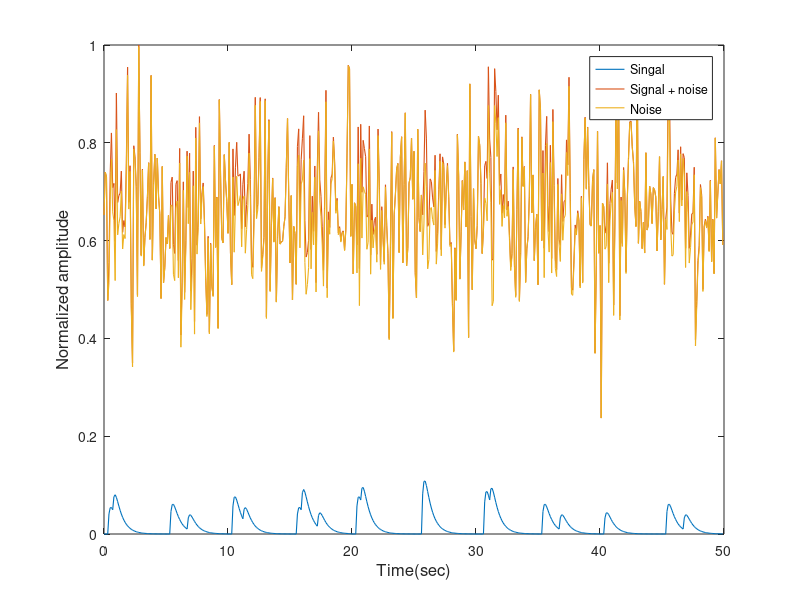

MATLAB code to generate this figure: (Note: this script raises an error after producing the figure.)

%% Simulated neuron in calcium imaging

clear all;
close all
clc

SNR_in = -30; % Desired Signal-to-noise power ratio (dB) of simulated neuron 
Fs=10; % Sampling rate

trial = 10;
g_sigma = 10;
T=50*trial; %50 seconds
siz = [150, 150, T]; 
sigma_seed = 1;
num_neuron = 1;

tau_dd = 0.550; % tau d of GCaMP6 
tau_rr = 0.179; % tau r of GCaMP6 
zero_array = zeros(1,50);

K = siz(1)*siz(2);
numFrames = 50;
numPlanes = T;
stimFrame = 5;
condition = 1;
dt = 1/Fs;
TT=50;

DotS = '.';
colors=[1 1 1;1 0 0;0.5 0.2 0.3;0 0 0;0.1 1 0.1];
temporal_model = zeros(130,50);

range = 1;  

for i = 1 : range

tau_d = 0.550;
tau_r = 0.179;
%% tau
A = [-(2/tau_d+1/tau_r), - (tau_r+tau_d)/(tau_r*tau_d^2); 1 0];
lc = eig(A*dt);
ld = exp(lc);
g2 = [sum(ld),-prod(ld)];
h2 = (1-exp(-dt/tau_r))*exp(-dt/tau_d);

%% 
if stimFrame == 0
    msig = filter(h2,[1,-g2],[zeros(1, stimFrame-1) 1 zeros(1, numFrames-stimFrame-1)]);
else
    msig = filter(h2,[1,-g2],[zeros(1, stimFrame-1) 1 zeros(1, numFrames-stimFrame)]);
end
temp_msig = filter(h2,[1,-g2],[ 1 zeros(1, TT-1)]);
Nmsig = msig/(rms(msig)*numFrames);
temp_Nmsig = temp_msig/(rms(temp_msig)*TT);
sGLM = transpose([ones(1,numFrames)/numFrames; Nmsig]);

temporal_model(i,:) = Nmsig;
end

%% Calcium decaying model
AA = [-(2/tau_dd+1/tau_rr), - (tau_rr+tau_dd)/(tau_rr*tau_dd^2); 1 0];
lcc = eig(AA*dt);
ldd = exp(lcc);
g22 = [sum(ldd),-prod(ldd)];
h22 = (1-exp(-dt/tau_rr))*exp(-dt/tau_dd);

%% 
if stimFrame == 0
    msigg = filter(h22,[1,-g22],[zeros(1, stimFrame-1) 1 zeros(1, numFrames-stimFrame-1)]);
else
    msigg = filter(h22,[1,-g22],[zeros(1, stimFrame-1) 1 zeros(1, numFrames-stimFrame)]);
end
temp_msigg = filter(h22,[1,-g22],[ 1 zeros(1, TT-1)]);
Nmsigg = msigg/(rms(msigg)*numFrames);
sGLMm = transpose([ones(1,numFrames)/numFrames; Nmsigg]);
sGLM_invv = pinv(sGLMm);
%% spatial
siz_y = siz(1); %150
siz_x = siz(2); %150

location_of_neurons_x = zeros(num_neuron,1);
location_of_neurons_y = zeros(num_neuron,1);
for i=1:num_neuron
    location_of_neurons_x(i) = 75;
    location_of_neurons_y(i) = 75; %center of neuron
end

sigma_x = (1+ 0.1*sigma_seed)*g_sigma;
sigma_y = (1+ 0.1*sigma_seed)*g_sigma; %cell size

[x,y] = meshgrid(1:siz_x, 1:siz_y);
spatial = zeros(siz_y, siz_x, num_neuron);
for m=1:num_neuron
    init = ((x-location_of_neurons_x(m))/sigma_x(1)).^2 + ((y-location_of_neurons_y(m))/sigma_y(1)).^2;
    temp = (exp(-init/2))/(sigma_x(1)*sigma_y(1)*2*pi);
    temp(temp<0.00000016232463096)=0; % 3sigma
    spatial(:,:,m) = temp;
end

spat_temp = reshape(spatial, K,1);
correct = find(spat_temp);
temtemtem = size(correct);

%% temporal

rng('shuffle'); 
C_model = zeros(range, num_neuron, TT*trial);

for l = 1 : range

S = zeros(num_neuron, T); 
C = zeros(num_neuron, T); 
kernel = temporal_model(l,:);

spks_activity=zeros(1,500);  
        for n = 1:trial
           
            spks = zero_array;
            if n==1
            spks(5) = 0.4;
            spks(1) = 0.5;
            elseif n==3
            spks(1) = 0.7;
            spks(10) = 0.3; 
            elseif n==4
            spks(7) = 0.5;
            spks(20) = 0.3;
            spks(3) = 0.5; 
            elseif n==5
            spks(5) = 0.4;
            spks(1) = 0.7; 
            elseif n==9
            spks(1) = 0.4; 
            elseif n==7
            spks(9) = 0.4;
            spks(4) = 0.8; 
            elseif n==6
            spks(4)=1;
            else
            spks(1) = 0.56; 
            spks(15) = 0.3;
            end
            
           spks_activity(1+(n-1)*numFrames:n*numFrames) = spks;
            c = conv(spks,kernel);

            C(1,TT*(n-1)+1:TT*n) = c(1,1:TT);
        end 
C_model(l,:,:) = C;
end


%% spatio_temporal

spatial1=reshape(spatial,siz(1)*siz(2),[]);

simulation_result = zeros(range, siz(1), siz(2), T);
for o = 1:range
simulation_result_temp = spatial1*reshape(C_model(o,:,:),num_neuron,[]);
simulation_result(o,:,:,:) = reshape(simulation_result_temp, siz(1), siz(2), T);
end


simulation_result1 = reshape(simulation_result(1,:, :,:),siz(1),siz(2),siz(3));


%% power calculation
pow_result = simulation_result_temp;
pow_result = reshape(pow_result,siz(1),siz(2),500);
pow_temp = pow_result(1:150,1:150,:);
pow_temp_size = numel(pow_temp);

pow_sq = pow_temp.^2;
pow_sq_sum = sum(sum(sum(pow_sq)));
pow_pow = pow_sq_sum/pow_temp_size; %Mean power
pow_pow_sqrt = sqrt(pow_pow);
pow_db = mag2db(pow_pow_sqrt);
pow_noise = pow_db - SNR_in; %(dB) Mean noise power

%% add white Gaussian noise
noise_s = wgn(K,siz(3),pow_noise);
noise_3d = reshape(noise_s,siz(1),siz(2),siz(3));

add_noise = zeros(range, siz(1), siz(2), T);
for o = 1:range
for i = 1:T
    add_noise(o,:,:,i) = reshape(simulation_result(o,:,:,i),siz(1),siz(2),1) + noise_3d(:,:,i);
end
end
add_noise = add_noise + abs(min(min(min(min(add_noise)))));

noised_result = reshape(add_noise(1,:, :,:),siz(1),siz(2),siz(3));
time_1=0:1/Fs:size(noised_result,3)/Fs -1/Fs;

max_value=max(reshape(noised_result(75,75,:),1,siz(3)));
figure(); 
 plot(time_1,reshape(simulation_result1(75,75,:)/max_value,1,siz(3)),'Linewidth',0.8 ); % signal data
hold on; plot(time_1,reshape(noised_result(75,75,:)/max_value,1,siz(3)),'Linewidth',0.8); % raw data
hold on; plot(time_1,reshape(noised_result(75,75,:)/max_value,1,siz(3))-reshape(simulation_result1(75,75,:)/max_value,1,siz(3)),'Linewidth',0.8 ); % Noise data
legend('Singal','Signal + noise','Noise');
ylabel('Normalized amplitude','FontSize',12)
xlabel('Time(sec)','FontSize',12)

% Storage
savedata= noised_result; 
t=Tiff(char("_"+num2str(abs(SNR_in))+"dB.tif"),'w'); 
tagstruct.ImageLength = size(savedata,1);
tagstruct.ImageWidth = size(savedata,2);
tagstruct.Photometric = Tiff.Photometric.MinIsBlack;
tagstruct.BitsPerSample = 64; %double
tagstruct.SampleFormat = 3; %double 
tagstruct.SamplesPerPixel = size(savedata,3);
tagstruct.RowsPerStrip = 16;
tagstruct.PlanarConfiguration = Tiff.PlanarConfiguration.Chunky;
tagstruct.Software = 'MATLAB';
tagstruct % display tagstruct
setTag(t,tagstruct)
write(t,savedata);
close(t);

read_data=imread(char("_"+num2str(abs(SNR_in))+"dB.tif")); 

model_fig1=reshape(simulation_result1(75,75,:),1,siz(3));
      corr_image=zeros(size(noised_result,1)-1,size(noised_result,2)-1);
   for d=1+1:size(noised_result,1)-1
     for f=1+1:size(noised_result,2)-1
         q_1=corrcoef(reshape(noised_result(d,f,:),[1 size(noised_result,3)]),reshape(noised_result(d-1,f,:),[1 size(noised_result,3)]));
         q_2=corrcoef(reshape(noised_result(d,f,:),[1 size(noised_result,3)]),reshape(noised_result(d+1,f,:),[1 size(noised_result,3)]));
         q_3=corrcoef(reshape(noised_result(d,f,:),[1 size(noised_result,3)]),reshape(noised_result(d,f+1,:),[1 size(noised_result,3)]));
         q_4=corrcoef(reshape(noised_result(d,f,:),[1 size(noised_result,3)]),reshape(noised_result(d-1,f-1,:),[1 size(noised_result,3)]));
         corr_image(d,f)=mean([q_1(1,2) q_2(1,2) q_3(1,2) q_4(1,2)]);
     end
   end
   
figure();
subplot(1,3,1);imagesc(max(read_data,[],3));title('Max image');
subplot(1,3,2);imagesc(mean(read_data,3));title('Mean image');
subplot(1,3,3);imagesc(corr_image);title('Mean correlation image');
  

savedata2= savedata; 
savedata2=uint16(savedata2);%uint16
savedata2=savedata2(:,:,200);
t2=Tiff(char(num2str(SNR_in)+"dB_image.tif"),'w');
tagstruct.ImageLength = size(savedata2,1);
tagstruct.ImageWidth = size(savedata2,2);
tagstruct.Photometric = Tiff.Photometric.MinIsBlack;
tagstruct.BitsPerSample = 16; %uint16
tagstruct.SampleFormat = Tiff.SampleFormat.UInt %uint16
tagstruct.SamplesPerPixel = size(savedata2,3);
tagstruct.RowsPerStrip = 16;
tagstruct.PlanarConfiguration = Tiff.PlanarConfiguration.Chunky;
tagstruct.Software = 'MATLAB';
tagstruct % display tagstruct
setTag(t2,tagstruct)
write(t2,savedata2);
close(t2);

%% matfile storage
Y=savedata;
save("_"+char(num2str(abs(SNR_in))+"dB_image.mat"),'Y','time_1','model_fig1');





